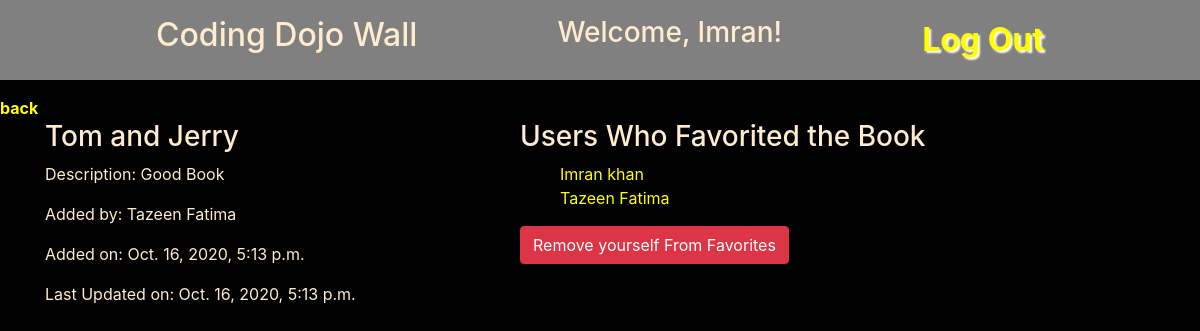
/show/10 (signed in), run on the app's committed database.
### FavoriteBooks_App/models.py (models this page shows)
class User(models.Model):
    first_name = models.CharField(max_length=45)
    last_name = models.CharField(max_length=45)
    email = models.EmailField(unique=True)
    password = models.CharField(max_length=255)
    created_at = models.DateTimeField(auto_now_add=True)
    updated_at = models.DateTimeField(auto_now=True)
    objects = UserManager()

class Book(models.Model):
    title = models.CharField(max_length=255)
    description = models.CharField(max_length=255)
    user_uploaded = models.ForeignKey(User, related_name="user_uploaded_books",on_delete=models.CASCADE)
    users_likes = models.ManyToManyField(User, related_name='users_liked_books')
    created_at = models.DateTimeField(auto_now_add=True)
    updated_at = models.DateTimeField(auto_now=True)
    objects = BookManager()

### FavoriteBooks_App/views.py (the view)
# urls.py: path('show/<int:id>', views.show_book),
def show_book(request, id):
    if 'user_id' not in request.session:
        return redirect('/')
    user = User.objects.get(id=request.session['user_id'])
    book = Book.objects.get(id=id)
    context = {
        'user': user,
        'book': book,
    }
    return render(request, 'showbook.html', context)

### FavoriteBooks_App/templates/showbook.html (shortened to what this page needs)
<!DOCTYPE html>
<html lang="en">
<head>
    <link href="https://stackpath.bootstrapcdn.com/bootstrap/4.5.0/css/bootstrap.min.css" rel="stylesheet">
    {% load static %}
    <link rel="stylesheet" href="{% static 'style.css' %}">
</head>
   <body>
        <nav>
            <h2>Coding Dojo Wall</h2>
            <h3>Welcome, {{ user.first_name }}!</h3>
            <a href="/logout">Log Out</a>
        </nav>
        <a href="/main">back</a>
        <div class="container">
            <div class="row">
                <div class="col-5 px-12">
                    {% if book.user_uploaded.id == request.session.user_id %}
                    <form action="/edit/{{book.id}}" method="post">
                        {% csrf_token %}
                        <label for="title">Title</label>
                        <input type="text" name="title" id="title" class="form-control" value="{{ book.title}}">
                        <label for="description">Description</label>
                        <input name="description" class="form-control w-50" placeholder="{{book.description}}">
                        <button type="submit" class="btn btn-primary">Update</button>
                        <a href="/delete/{{ book.id }}" role="button" class="btn btn-danger">Delete</a>
                    </form>
                    {% else %}
                    <h3>{{book.title}}</h3>
                    <p>Description: {{book.description}}</p>
                    {% endif %}
                    <p>Added by: {{book.user_uploaded.first_name}} {{book.user_uploaded.last_name}}</p>
                    <p>Added on: {{book.created_at}}</p>
                    <p>Last Updated on: {{book.updated_at}}</p>
                </div>
                <div class="col-5 px-12" >
                    <h3>Users Who Favorited the Book</h3>
                    <div >
                    <ul>
                        {% for fav_user in book.users_likes.all %}
                        <li id="list">{{fav_user.first_name}} {{fav_user.last_name}}</li>
                        {% endfor %}
                    </ul>
                    </div>
                    {% if user in book.users_likes.all %}
                    <a href="/unfavorite/{{book.id}}" role="button" class="btn btn-danger">Remove yourself From Favorites</a>
                    {% else %}
                    <a href="/favorite/{{book.id}}" role="button" class="btn btn-warning">Add to Favorites</a>
                    {% endif %}
                </div>
            </div>
        </div>
   </body>
</html>

### FavoriteBooks_App/static/style.css (style rules this page uses)
body { background-color:black; }
h1,h2,h3,h4,h5,p,label { color: blanchedalmond; }
nav { background-color:gray; display: flex; justify-content: space-evenly; margin-bottom: 1em; padding: 1em; }
nav > a { font-size: 2rem; text-shadow: 2px 2px 2px white; }
a { color: yellow; font-weight: bold; }
li { list-style: none; }
#list { color: yellow; }

### data on the page
User: first_name "Imran", last_name "khan"
Book: title "Tom and Jerry", description "Good Book", user_uploaded.first_name "Tazeen", user_uploaded.last_name "Fatima", created_at "Oct. 16, 2020, 5:13 p.m.", updated_at "Oct. 16, 2020, 5:13 p.m."
User: first_name "Tazeen", last_name "Fatima"
